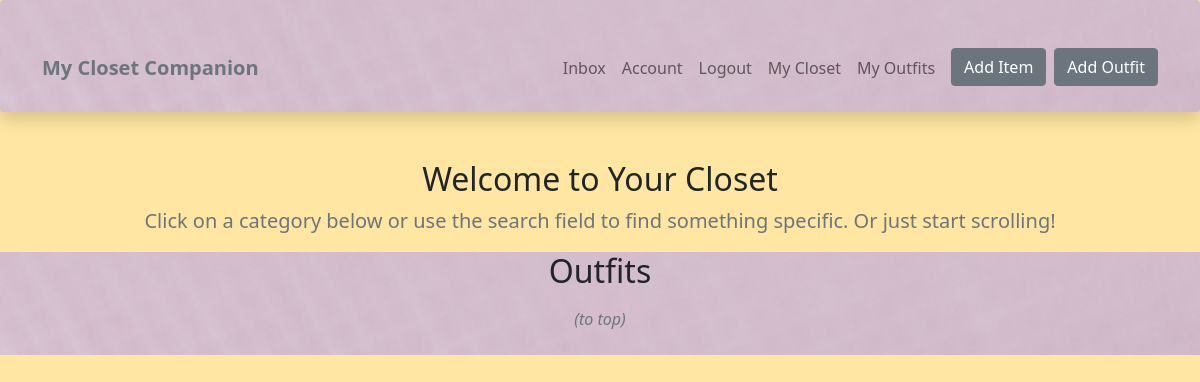
Before: /wardrobe/outfits (signed in) with the older database file.
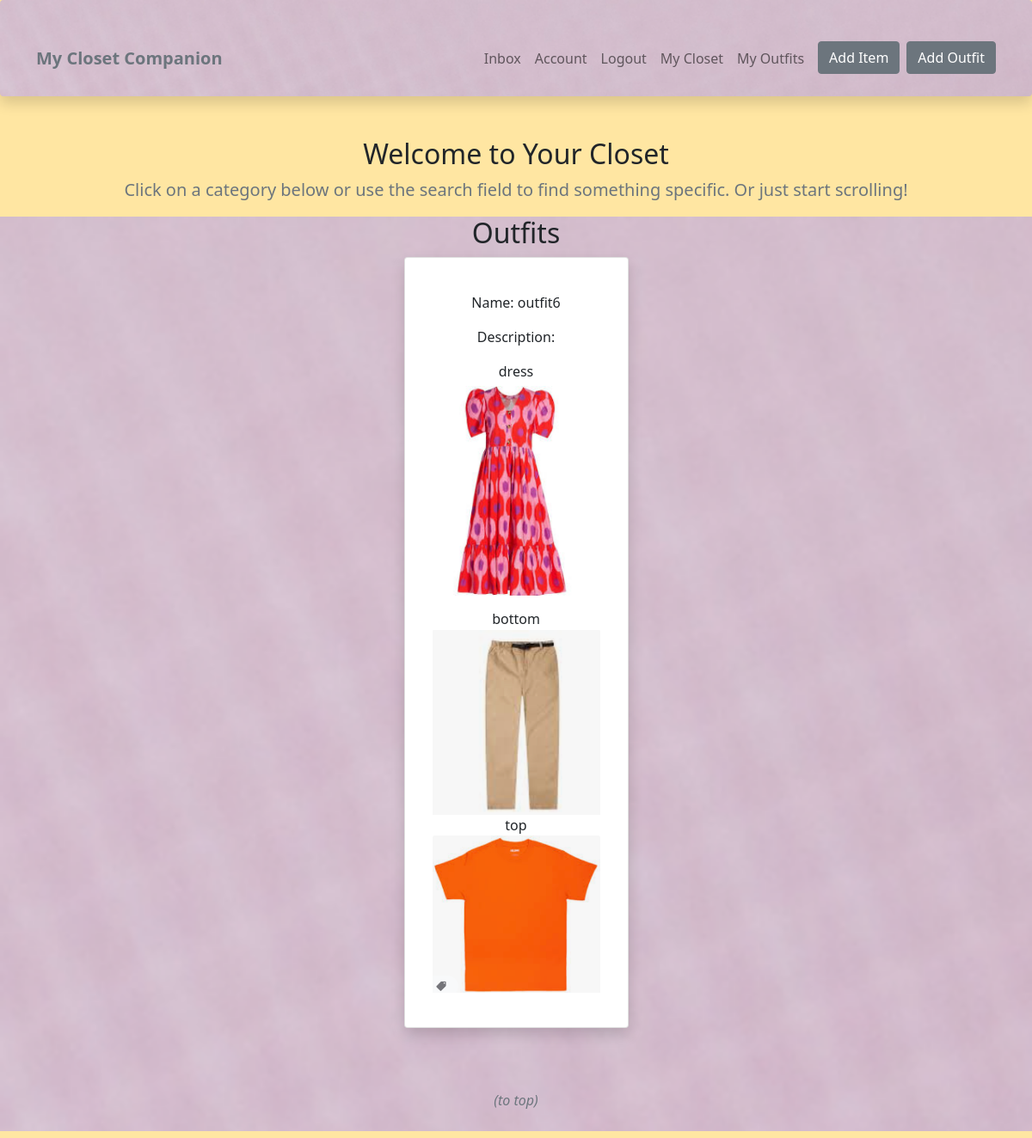
After: the same page with the newer database file.
### wardrobe/models.py (models this page shows, shortened)
class Outfit(models.Model):
    owner = models.ForeignKey(Profile, null=True, blank=True, on_delete=models.SET_NULL)
    items= models.ManyToManyField(Item)
    name = models.CharField(max_length=100)
    description = models.TextField(max_length=300, blank=True, null=True)

class Item(models.Model):
    top = 'top'
    bottom = 'bottom'
    dress = 'dress'
    shoe = 'shoe'
    outerwear = 'outerwear'
    handbag = 'handbag'
    other = 'other'
    item_type = [
        (top, 'top'),
        (bottom, 'bottom'),
        (dress, 'dress'),
        (shoe, 'shoe'),
        (outerwear, 'outerwear'),
        (handbag, 'handbag'),
        (other, 'other'),
    ]
    owner = models.ForeignKey(Profile, null=True, blank=True, on_delete=models.CASCADE)
    name = models.CharField(max_length=100)
    description = models.TextField(max_length=300, blank=True, null=True)
    type = models.CharField(max_length=100, choices = item_type, default=shoe)
    image = models.ImageField(upload_to="images", default='itemdefault.jpg')
    sell = models.BooleanField(default=False)
    price = models.DecimalField(max_digits=7, decimal_places=2, blank=True, null=True)
    tags = models.ManyToManyField('Tag', blank=True)
    created = models.DateTimeField(auto_now_add=True)
    id = models.UUIDField(default=uuid.uuid4, unique=True, primary_key=True, editable=False)

### wardrobe/views.py (the view)
# urls.py: path('outfits', views.outfits, name='outfits'),
@login_required(login_url="login")
def outfits(request):
    profile = request.user.profile
    outfits = profile.outfit_set.all()
    context = {'outfits': outfits}
    return render(request, 'wardrobe/outfits.html', context)

### wardrobe/templates/wardrobe/outfits.html (shortened to what this page needs)
{% extends 'main.html' %}
{% load static %}
{% block content %}
  <div class="container-lg">
    <div class="text-center">
      <h2>Welcome to Your Closet</h2>
      <p class="lead text-muted">Click on a category below or use the search field to find something specific. Or just start scrolling!</p>
    </div>
  </div>
  <section id="outfits" class="bg-light texture">
    <div class="container-lg">
      <div class="text-center">
        <h2>Outfits</h2>
      </div>
      <div class="row my-2 align-items-center justify-content-center">
      {% for outfit in outfits %}
        <div class="col-8 col-lg-4 col-xl-3 mb-3">
          <div class="card-group">
            <div class="card shadow p-3 mb-5 bg-body rounded">
              <div class="card-body text-center py-4">
                <p>Name: {{outfit.name}}</p>
                <p>Description: {{outfit.description}}</p>
                {% for item in outfit.items.all %}
                    {% if item.type == "top" %}
                        {{item.name}}
                        <img src="{{item.image.url}}" class="card-img-top">
                    {% endif %}
                    {% if item.type == "bottom" %}
                        {{item.name}}
                        <img src="{{item.image.url}}" class="card-img-top">
                    {% endif %}
                    {% if item.type == "dress" %}
                        {{item.name}}
                        <img src="{{item.image.url}}" class="card-img-top">
                    {% endif %}
                {% endfor %}
              </div>
            </div>
          </div>
        </div>
      {% endfor %}
      <a class="nav-link text-center" href="#"><p class="fst-italic fw-light text-muted">(to top)</p></a>
      </div>
    </div>
  </section>
{% endblock %}

Changed rows visible on the page:
added Outfit: name "outfit6"
now on this page (row unchanged): Item: name "dress", image (picture)
now on this page (row unchanged): Item: name "bottom", image (picture)
now on this page (row unchanged): Item: name "top", image (picture)
